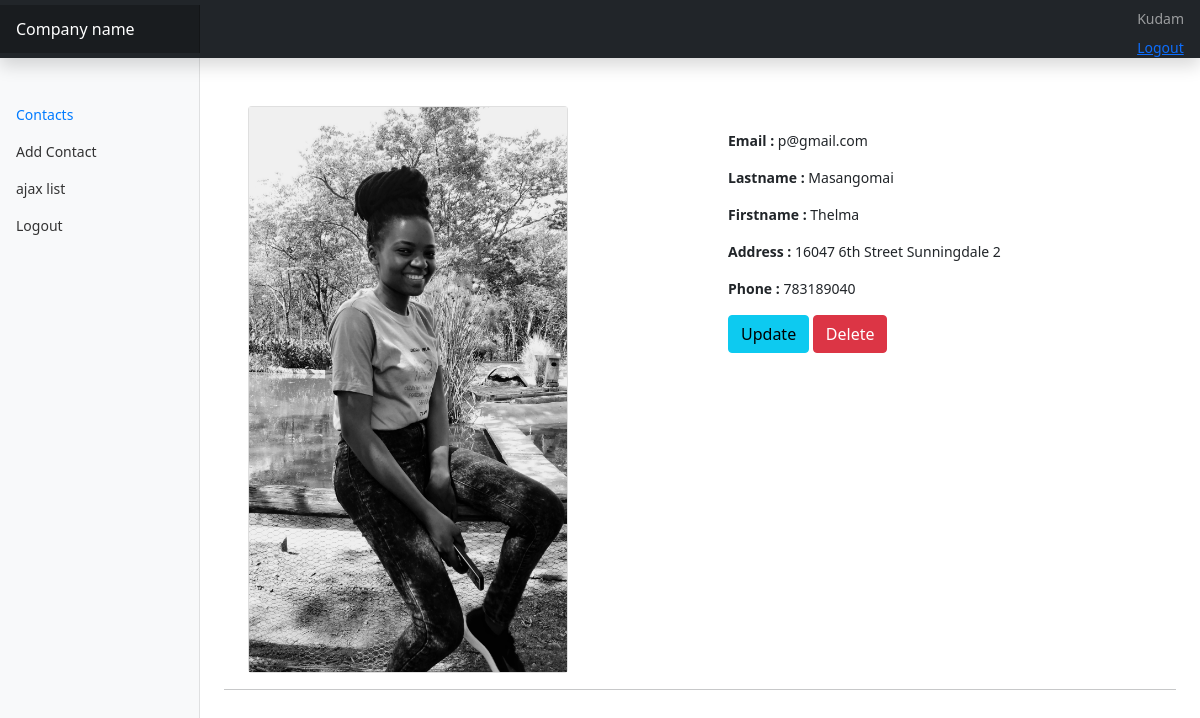
/view_contact/2/ (signed in), run on an earlier commit of the app's database.
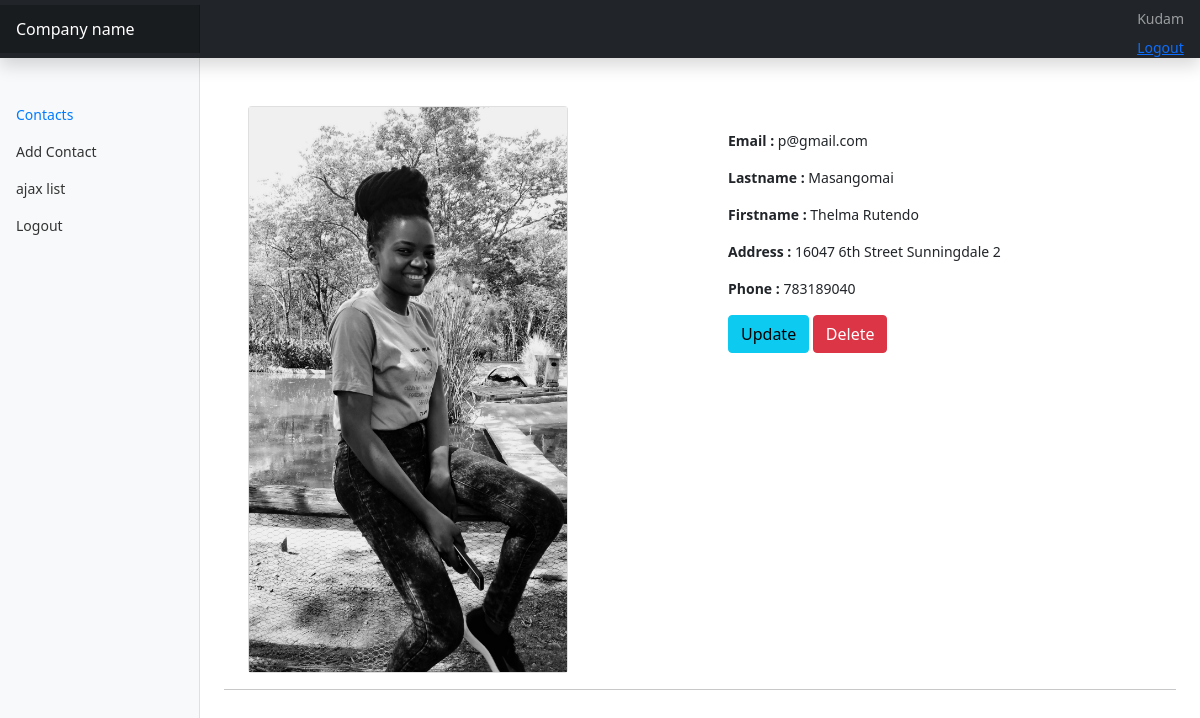
And on a later commit of the database.
### main/models.py (models this page shows, shortened)
class contacts(models.Model):
    userid = models.ForeignKey(User,on_delete=models.CASCADE)
    contact_name = models.CharField(max_length=100, blank=True, null=True)
    contact_lastname = models.CharField(max_length=100)
    contact_job = models.CharField(max_length=100,default='')
    contact_email = models.EmailField(max_length=100,unique=True)
    contact_phone = models.PositiveIntegerField(unique= True)
    contact_address = models.CharField(max_length=100)
    contact_image = models.ImageField(default='default.jpg' ,upload_to ='profile_pics')
    class Meta:
        ordering =['id']
    '''def clean(self):

        if self.contact_address != 'Sunningdale':
            raise ValidationError('we only want sunngindale people')
        return self.clean_data'''

### main/views.py (the view, shortened to what this page needs)
# urls.py: path('view_contact/<int:pk>/',ViewContactView.as_view(),name='view-contact'),
class ViewContactView(LoginRequiredMixin,DetailView):
    model = contacts
    template_name = 'main/view-contact.html'

### main/templates/main/view-contact.html (shortened to what this page needs)
{% extends "main/base/base.html" %}
{% load crispy_forms_tags %}
{% block content %}
 <div class="d-flex justify-content-between flex-wrap flex-md-nowrap align-items-center pt-3 pb-2 mb-3">
      </div>
   <div class="container">
  <div class="row">
    <div class="col">
<div class="card" style="width: 20rem;">
<img src="{{object.contact_image.url}}"  />
</div>
  </div>
   <div class="col">
    <div class="card-body">
      <p class="card-text"><b>Email :</b> {{ object.contact_email }} </p>
   <p class="card-text"><b>Lastname :</b> {{ object.contact_lastname }} </p>
    <p class="card-text"><b>Firstname :</b> {{object.contact_name}} </p>
    <p class="card-text"><b>Address :</b> {{object.contact_address}} </p>
    <p class="card-text"><b>Phone :</b> {{object.contact_phone}} </p>
   <a href="{% url 'edit-contact' object.id %}" class="btn btn-info">Update</a>
      <a href="{% url 'delete-contact' object.id %}" class="btn btn-danger">Delete</a>
    </div>
    </div>
     </div>
</div>
<hr/>
{% endblock %}

What changed in the data, as far as the page shows it:
changed contacts "p@gmail.com": contact_name "Thelma" → "Thelma Rutendo"
